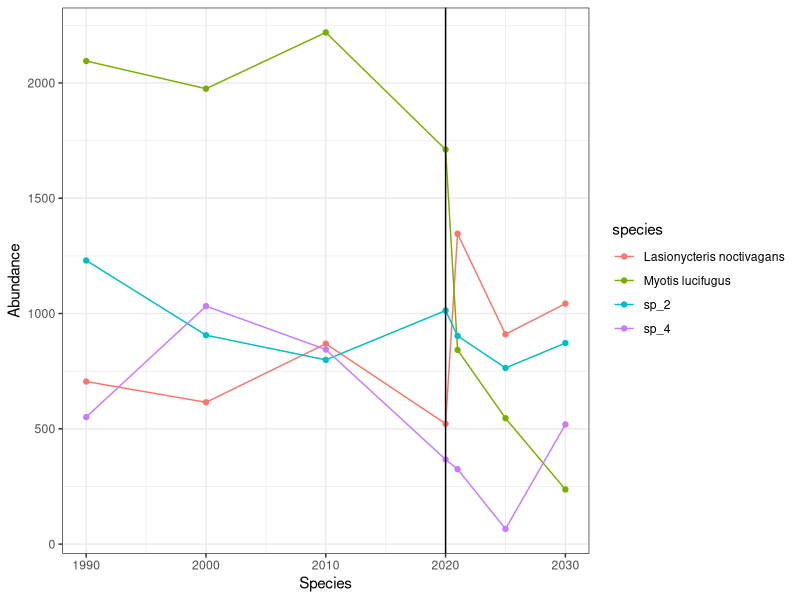

The R script that drew this image:

library(here)
library(dplyr)
library(ggplot2)
library(tibble)

# this creates reproducibility for random number generators
set.seed(16) 

# species initial abundance 

init_abundance = 
  tribble(
    ~species, ~init_abund,
    "Myotis lucifugus",   2000,
    "sp_2",   1000,
    "Lasionycteris noctivagans",   500,
    "sp_4",   700
  )

std_dev = 200

# years pre WNS

years_pre = c(1990, 2000, 2010, 2020)

# years post WNS

years_post = c(2021, 2025, 2030)

# create pre WNS pop numbers

pre_wns_abundance = 
  rbind(
    # sp1
    tibble(abundance = round(rnorm(n = length(years_pre), 
                                   mean = as.numeric(init_abundance[1,2]),
                                   sd = std_dev)),
           year = years_pre,
           species = rep(pull(init_abundance[1,1]),
                         length(years_pre))),
    # sp2
    tibble(abundance = round(rnorm(n = length(years_pre), 
                                   mean = as.numeric(init_abundance[2,2]),
                                   sd = std_dev)),
           year = years_pre,
           species = rep(pull(init_abundance[2,1]),
                         length(years_pre))),
    # sp3
    tibble(abundance = round(rnorm(n = length(years_pre), 
                                   mean = as.numeric(init_abundance[3,2]),
                                   sd = std_dev)),
           year = years_pre,
           species = rep(pull(init_abundance[3,1]),
                         length(years_pre))),
    # sp4
    tibble(abundance = round(rnorm(n = length(years_pre), 
                                   mean = as.numeric(init_abundance[4,2]),
                                   sd = std_dev)),
           year = years_pre,
           species = rep(pull(init_abundance[4,1]),
                         length(years_pre)))
  )

# WNS sensitivity

wns_sensitivity = 
  tribble(
    ~species, ~init_abund,
    "Myotis lucifugus",   -0.9, # very
    "sp_2",   -0.1,# not
    "Lasionycteris noctivagans",   0.4, # increase
    "sp_4",   0 #unaffected
  )

# create post WNS pop numbers

post_wns_abundance = 
  rbind(
    # sp1
    tibble(abundance = round(
      pull(pre_wns_abundance[4,1]) * exp(as.numeric(wns_sensitivity[1,2]) * 1:length(years_post)) 
      %>% jitter(10)
    ),
    year = years_post,
    species = rep(pull(init_abundance[1,1]),
                  length(years_post))),
    # sp2
    tibble(abundance = round(
      pull(pre_wns_abundance[8,1]) * exp(as.numeric(wns_sensitivity[2,2]) * 1:length(years_post)) 
      %>% jitter(10)
    ),
    year = years_post,
    species = rep(pull(init_abundance[2,1]),
                  length(years_post))),
    # sp3
    tibble(abundance = round(
      pull(pre_wns_abundance[12,1]) * exp(as.numeric(wns_sensitivity[3,2]) * 1:length(years_post)) 
      %>% jitter(10)
    ),
    year = years_post,
    species = rep(pull(init_abundance[3,1]),
                  length(years_post))),
    # sp4
    tibble(abundance = round(
      rnorm(n = length(years_post), 
            mean = as.numeric(pre_wns_abundance[16,1]),
            sd = std_dev)
    ),
    year = years_post,
    species = rep(pull(init_abundance[4,1]),
                  length(years_post))
    )
  )


# Combine dataframes

abundance = 
  rbind(
    pre_wns_abundance,
    post_wns_abundance
  )

p = ggplot(abundance) +
  geom_line(aes(x = year,
                  y = abundance,
                  colour = species)) +
  geom_point(aes(x = year,
                 y = abundance,
                 colour = species)) +
  geom_vline(aes(xintercept = 2020)) +
  labs(
    x = "Species",
    y = "Abundance"
  ) +
  theme_bw()
